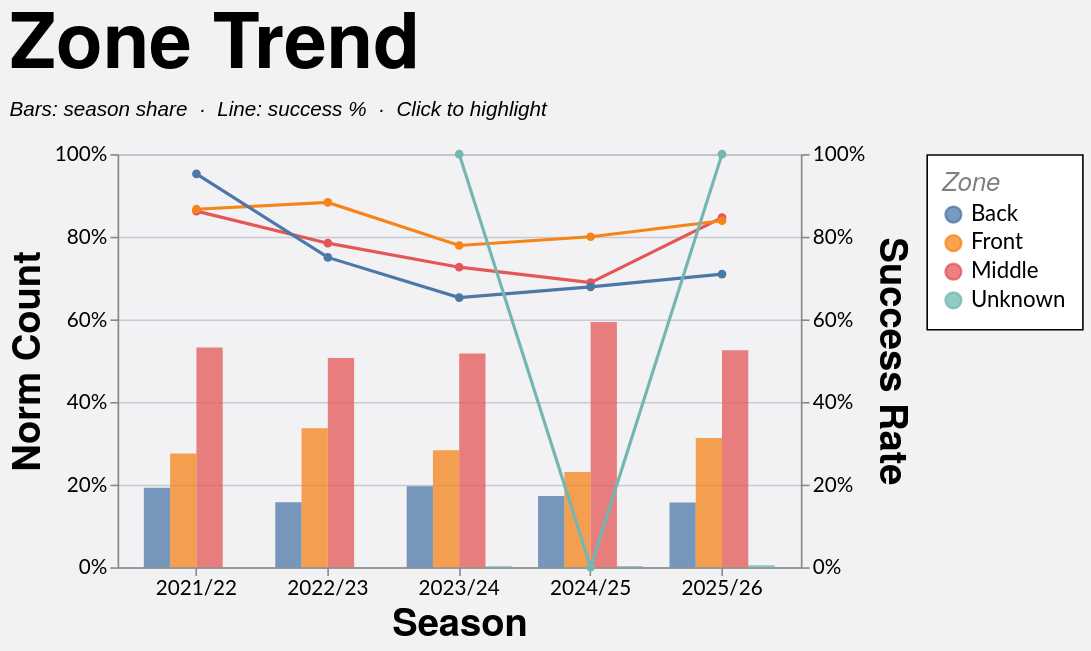

Write a Vega-Lite specification for this figure.
### Vega-Lite specification from a JSON file in a GitHub repository (floating-point values rounded to 4 significant figures; data arrays with more than 128 entries replaced by an {"elided": "..."} marker saying what was removed)
{"config": {"axis": {"labelFont": "Lato, sans-serif", "titleFont": "PT Sans Narrow, Helvetica Neue, Helvetica, Arial, sans-serif", "labelFontSize": 13, "titleFontSize": 24, "gridColor": "#202947", "gridOpacity": 0.2}, "header": {"labelFont": "PT Sans Narrow, Helvetica Neue, Helvetica, Arial, sans-serif", "titleFont": "PT Sans Narrow, Helvetica Neue, Helvetica, Arial, sans-serif", "labelFontSize": 24, "titleFontSize": 28, "labelFontWeight": "bold", "orient": "left"}, "legend": {"labelFont": "Lato, sans-serif", "titleFont": "PT Sans Narrow, Helvetica Neue, Helvetica, Arial, sans-serif", "labelFontSize": 14, "titleFontSize": 16, "titlePadding": 5, "fillColor": "white", "strokeColor": "black", "padding": 10, "titleFontWeight": "lighter", "titleFontStyle": "italic", "titleColor": "gray", "offset": 10}, "title": {"font": "PT Sans Narrow, Helvetica Neue, Helvetica, Arial, sans-serif", "fontSize": 48, "fontWeight": "bold", "anchor": "start", "align": "center", "titlePadding": 20, "subtitlePadding": 10, "subtitleFontSize": 13, "subtitleColor": "", "subtitleFontStyle": "italic", "offset": 15, "color": "black"}, "axisX": {"labelAngle": 0}, "facet": {"title": null, "header": null, "align": {"row": "each", "column": "each"}}, "resolve": {"scale": {"y": "independent", "facet": "independent"}}, "background": "#f2f1f4"}, "layer": [{"mark": {"type": "bar", "opacity": 0.35}, "encoding": {"color": {"field": "area", "title": "Zone", "type": "nominal"}, "opacity": {"condition": {"param": "loAreaTrendHighlight", "value": 0.75}, "value": 0.12}, "tooltip": [{"field": "season", "title": "Season", "type": "nominal"}, {"field": "area", "title": "Zone", "type": "nominal"}, {"field": "won", "format": ",.0f", "title": "Won", "type": "quantitative"}, {"field": "attempts", "format": ",.0f", "title": "Attempts", "type": "quantitative"}, {"field": "norm_count", "format": ".1%", "title": "Norm Count", "type": "quantitative"}, {"field": "success_rate", "format": ".1%", "title": "Success Rate", "type": "quantitative"}], "x": {"field": "season", "sort": ["2021/22", "2022/23", "2023/24", "2024/25", "2025/26"], "title": "Season", "type": "nominal"}, "xOffset": {"field": "area", "type": "nominal"}, "y": {"axis": {"format": "%", "orient": "left"}, "field": "norm_count", "scale": {"domain": [0, 1]}, "title": "Norm Count", "type": "quantitative"}}, "name": "view_4", "transform": [{"filter": "(loSquad == 'All' || datum.squad == loSquad) && (loGameType == 'All' || (loGameType == 'League + Cup' && (datum.game_type == 'League' || datum.game_type == 'Cup')) || (loGameType == 'League only' && datum.game_type == 'League') || datum.game_type == loGameType) && (loOpposition == 'All' || datum.opposition == loOpposition) && (loThrower == 'All' || datum.thrower == loThrower) && (loJumper == 'All' || datum.jumper == loJumper) && (loArea == 'All' || datum.area == loArea) && (loNumbers == 'All' || datum.numbers == loNumbers) && (loCall == 'All' || datum.call == loCall) && (loCallType == 'All' || datum.call_type == loCallType)"}, {"aggregate": [{"op": "count", "as": "attempts"}, {"op": "sum", "field": "won", "as": "won"}], "groupby": ["season", "area"]}, {"joinaggregate": [{"op": "sum", "field": "attempts", "as": "season_attempts"}], "groupby": ["season"]}, {"calculate": "datum.attempts / datum.season_attempts", "as": "norm_count"}, {"calculate": "datum.won / datum.attempts", "as": "success_rate"}]}, {"mark": {"type": "line", "point": true, "strokeWidth": 2}, "encoding": {"color": {"field": "area", "title": "Zone", "type": "nominal"}, "detail": {"field": "area", "type": "nominal"}, "opacity": {"condition": {"param": "loAreaTrendHighlight", "value": 1}, "value": 0.2}, "tooltip": [{"field": "season", "title": "Season", "type": "nominal"}, {"field": "area", "title": "Zone", "type": "nominal"}, {"field": "won", "format": ",.0f", "title": "Won", "type": "quantitative"}, {"field": "attempts", "format": ",.0f", "title": "Attempts", "type": "quantitative"}, {"field": "norm_count", "format": ".1%", "title": "Norm Count", "type": "quantitative"}, {"field": "success_rate", "format": ".1%", "title": "Success Rate", "type": "quantitative"}], "x": {"field": "season", "sort": ["2021/22", "2022/23", "2023/24", "2024/25", "2025/26"], "title": "Season", "type": "nominal"}, "y": {"axis": {"format": "%", "orient": "right"}, "field": "success_rate", "scale": {"domain": [0, 1]}, "title": "Success Rate", "type": "quantitative"}}, "transform": [{"filter": "(loSquad == 'All' || datum.squad == loSquad) && (loGameType == 'All' || (loGameType == 'League + Cup' && (datum.game_type == 'League' || datum.game_type == 'Cup')) || (loGameType == 'League only' && datum.game_type == 'League') || datum.game_type == loGameType) && (loOpposition == 'All' || datum.opposition == loOpposition) && (loThrower == 'All' || datum.thrower == loThrower) && (loJumper == 'All' || datum.jumper == loJumper) && (loArea == 'All' || datum.area == loArea) && (loNumbers == 'All' || datum.numbers == loNumbers) && (loCall == 'All' || datum.call == loCall) && (loCallType == 'All' || datum.call_type == loCallType)"}, {"aggregate": [{"op": "count", "as": "attempts"}, {"op": "sum", "field": "won", "as": "won"}], "groupby": ["season", "area"]}, {"joinaggregate": [{"op": "sum", "field": "attempts", "as": "season_attempts"}], "groupby": ["season"]}, {"calculate": "datum.attempts / datum.season_attempts", "as": "norm_count"}, {"calculate": "datum.won / datum.attempts", "as": "success_rate"}]}], "data": {"name": "data-9f78a8a80e26132ebc7aef6a8d9c7f48"}, "height": 260, "params": [{"name": "loSquad", "value": "All"}, {"name": "loSeason", "value": "All"}, {"name": "loGameType", "value": "All"}, {"name": "loOpposition", "value": "All"}, {"name": "loThrower", "value": "All"}, {"name": "loJumper", "value": "All"}, {"name": "loArea", "value": "All"}, {"name": "loNumbers", "value": "All"}, {"name": "loCall", "value": "All"}, {"name": "loCallType", "value": "All"}, {"name": "loAreaTrendHighlight", "select": {"type": "point", "clear": "dblclick", "fields": ["area"], "on": "click"}, "views": ["view_4"]}], "resolve": {"scale": {"y": "independent"}}, "title": {"text": "Zone Trend", "subtitle": "Bars: season share  ·  Line: success %  ·  Click to highlight"}, "width": 430, "$schema": "https://vega.github.io/schema/vega-lite/v5.20.1.json", "datasets": {"data-9f78a8a80e26132ebc7aef6a8d9c7f48": {"elided": "1228 records"}}}
